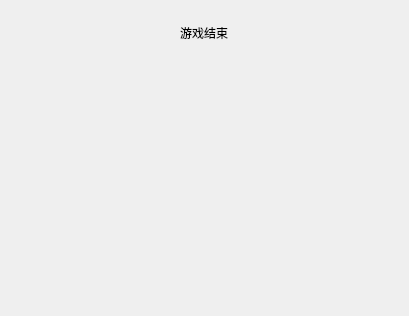
<?xml version="1.0" encoding="UTF-8"?>
<ui version="4.0">
 <class>settlement</class>
 <widget class="QWidget" name="settlement">
  <property name="geometry">
   <rect>
    <x>0</x>
    <y>0</y>
    <width>409</width>
    <height>316</height>
   </rect>
  </property>
  <property name="windowTitle">
   <string>Form</string>
  </property>
  <widget class="QLabel" name="label">
   <property name="geometry">
    <rect>
     <x>180</x>
     <y>25</y>
     <width>54</width>
     <height>16</height>
    </rect>
   </property>
   <property name="text">
    <string>游戏结束</string>
   </property>
  </widget>
 </widget>
 <resources/>
 <connections/>
</ui>
